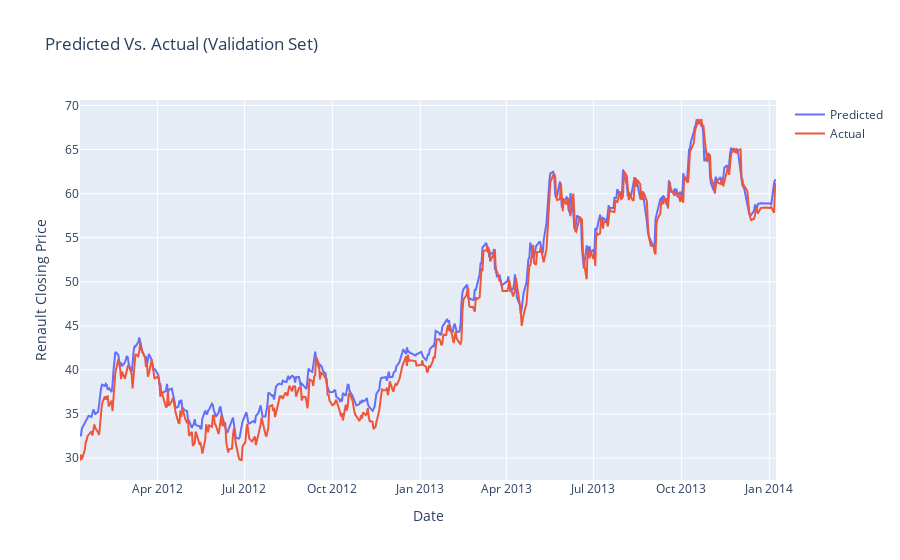

Source (notebook cell):
### Code cell
import plotly.graph_objects as go

fig = go.Figure()
fig.add_trace(go.Scatter(x=val_pred_df['timestamp'], y=val_pred_df['Pred'], name="Predicted", mode="lines"))
fig.add_trace(go.Scatter(x=y_val_df['timestamp'], y=y_val_df['Actual'], name="Actual", mode="lines"))
fig.update_layout(
    title="Predicted Vs. Actual (Validation Set)", xaxis_title="Date", yaxis_title=f"{COMPANY} Closing Price"
)
fig.show()

### Figure 1 — Plotly figure (JSON) as saved in the notebook; plotly's stock layout.template omitted (floating-point values rounded to 4 significant figures; data arrays with more than 128 entries replaced by an {"elided": "..."} marker saying what was removed)
{"data": [{"mode": "lines", "name": "Predicted", "type": "scatter", "x": {"elided": "505 str values"}, "y": {"elided": "505 float values"}}, {"mode": "lines", "name": "Actual", "type": "scatter", "x": {"elided": "505 str values"}, "y": {"elided": "505 float values"}}], "layout": {"title": {"text": "Predicted Vs. Actual (Validation Set)"}, "xaxis": {"title": {"text": "Date"}}, "yaxis": {"title": {"text": "Renault Closing Price"}}}}
